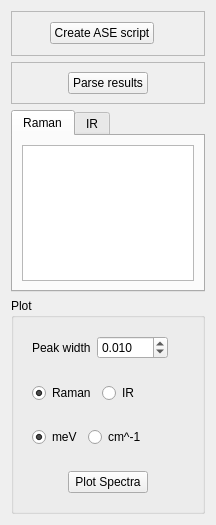
          <widget class="QWidget" name="page_3">
           <property name="geometry">
            <rect>
             <x>0</x>
             <y>0</y>
             <width>216</width>
             <height>525</height>
            </rect>
           </property>
           <attribute name="label">
            <string>Raman and IR (ASE)</string>
           </attribute>
           <layout class="QVBoxLayout" name="verticalLayout_69">
            <item>
             <widget class="QFrame" name="frame_127">
              <property name="frameShape">
               <enum>QFrame::StyledPanel</enum>
              </property>
              <property name="frameShadow">
               <enum>QFrame::Raised</enum>
              </property>
              <layout class="QHBoxLayout" name="horizontalLayout_131">
               <item>
                <spacer name="horizontalSpacer_84">
                 <property name="orientation">
                  <enum>Qt::Horizontal</enum>
                 </property>
                 <property name="sizeHint" stdset="0">
                  <size>
                   <width>106</width>
                   <height>25</height>
                  </size>
                 </property>
                </spacer>
               </item>
               <item>
                <widget class="QPushButton" name="FormASERamanAndIRscriptCreate">
                 <property name="text">
                  <string>Create ASE script</string>
                 </property>
                </widget>
               </item>
               <item>
                <spacer name="horizontalSpacer_85">
                 <property name="orientation">
                  <enum>Qt::Horizontal</enum>
                 </property>
                 <property name="sizeHint" stdset="0">
                  <size>
                   <width>118</width>
                   <height>25</height>
                  </size>
                 </property>
                </spacer>
               </item>
              </layout>
             </widget>
            </item>
            <item>
             <widget class="QFrame" name="frame_128">
              <property name="frameShape">
               <enum>QFrame::StyledPanel</enum>
              </property>
              <property name="frameShadow">
               <enum>QFrame::Raised</enum>
              </property>
              <layout class="QHBoxLayout" name="horizontalLayout_132">
               <item>
                <spacer name="horizontalSpacer_90">
                 <property name="orientation">
                  <enum>Qt::Horizontal</enum>
                 </property>
                 <property name="sizeHint" stdset="0">
                  <size>
                   <width>120</width>
                   <height>20</height>
                  </size>
                 </property>
                </spacer>
               </item>
               <item>
                <widget class="QPushButton" name="FormASERamanAndIRscriptParse">
                 <property name="text">
                  <string>Parse results</string>
                 </property>
                </widget>
               </item>
               <item>
                <spacer name="horizontalSpacer_91">
                 <property name="orientation">
                  <enum>Qt::Horizontal</enum>
                 </property>
                 <property name="sizeHint" stdset="0">
                  <size>
                   <width>120</width>
                   <height>20</height>
                  </size>
                 </property>
                </spacer>
               </item>
              </layout>
             </widget>
            </item>
            <item>
             <widget class="QTabWidget" name="tabWidget_8">
              <property name="currentIndex">
               <number>0</number>
              </property>
              <widget class="QWidget" name="tab_30">
               <attribute name="title">
                <string>Raman</string>
               </attribute>
               <layout class="QVBoxLayout" name="verticalLayout_84">
                <item>
                 <widget class="QPlainTextEdit" name="FormRamanSpectraText">
                  <property name="readOnly">
                   <bool>true</bool>
                  </property>
                 </widget>
                </item>
               </layout>
              </widget>
              <widget class="QWidget" name="tab_31">
               <attribute name="title">
                <string>IR</string>
               </attribute>
               <layout class="QVBoxLayout" name="verticalLayout_81">
                <item>
                 <widget class="QPlainTextEdit" name="FormIrSpectraText">
                  <property name="readOnly">
                   <bool>true</bool>
                  </property>
                 </widget>
                </item>
               </layout>
              </widget>
             </widget>
            </item>
            <item>
             <widget class="QGroupBox" name="groupBox_33">
              <property name="minimumSize">
               <size>
                <width>0</width>
                <height>0</height>
               </size>
              </property>
              <property name="title">
               <string>Plot</string>
              </property>
              <layout class="QVBoxLayout" name="verticalLayout_85">
               <item>
                <widget class="QFrame" name="frame_130">
                 <property name="frameShape">
                  <enum>QFrame::NoFrame</enum>
                 </property>
                 <property name="frameShadow">
                  <enum>QFrame::Raised</enum>
                 </property>
                 <property name="lineWidth">
                  <number>0</number>
                 </property>
                 <layout class="QHBoxLayout" name="horizontalLayout_124">
                  <item>
                   <widget class="QLabel" name="label_94">
                    <property name="text">
                     <string>Peak width</string>
                    </property>
                   </widget>
                  </item>
                  <item>
                   <widget class="QDoubleSpinBox" name="formGaussWidth">
                    <property name="decimals">
                     <number>3</number>
                    </property>
                    <property name="maximum">
                     <double>100.000000000000000</double>
                    </property>
                    <property name="singleStep">
                     <double>0.100000000000000</double>
                    </property>
                    <property name="value">
                     <double>0.010000000000000</double>
                    </property>
                   </widget>
                  </item>
                  <item>
                   <spacer name="horizontalSpacer_92">
                    <property name="orientation">
                     <enum>Qt::Horizontal</enum>
                    </property>
                    <property name="sizeHint" stdset="0">
                     <size>
                      <width>40</width>
                      <height>20</height>
                     </size>
                    </property>
                   </spacer>
                  </item>
                 </layout>
                </widget>
               </item>
               <item>
                <widget class="QFrame" name="frame_129">
                 <property name="frameShape">
                  <enum>QFrame::NoFrame</enum>
                 </property>
                 <property name="frameShadow">
                  <enum>QFrame::Raised</enum>
                 </property>
                 <property name="lineWidth">
                  <number>0</number>
                 </property>
                 <layout class="QHBoxLayout" name="horizontalLayout_133">
                  <item>
                   <widget class="QRadioButton" name="form_raman_radio">
                    <property name="text">
                     <string>Raman</string>
                    </property>
                    <property name="checked">
                     <bool>true</bool>
                    </property>
                   </widget>
                  </item>
                  <item>
                   <widget class="QRadioButton" name="radioButton_7">
                    <property name="text">
                     <string>IR</string>
                    </property>
                   </widget>
                  </item>
                  <item>
                   <spacer name="horizontalSpacer_96">
                    <property name="orientation">
                     <enum>Qt::Horizontal</enum>
                    </property>
                    <property name="sizeHint" stdset="0">
                     <size>
                      <width>40</width>
                      <height>20</height>
                     </size>
                    </property>
                   </spacer>
                  </item>
                 </layout>
                </widget>
               </item>
               <item>
                <widget class="QFrame" name="frame_132">
                 <property name="frameShape">
                  <enum>QFrame::NoFrame</enum>
                 </property>
                 <property name="frameShadow">
                  <enum>QFrame::Raised</enum>
                 </property>
                 <property name="lineWidth">
                  <number>0</number>
                 </property>
                 <layout class="QHBoxLayout" name="horizontalLayout_136">
                  <item>
                   <widget class="QRadioButton" name="form_spectra_mev_radio">
                    <property name="text">
                     <string>meV</string>
                    </property>
                    <property name="checked">
                     <bool>true</bool>
                    </property>
                   </widget>
                  </item>
                  <item>
                   <widget class="QRadioButton" name="radioButton_8">
                    <property name="text">
                     <string>cm^-1</string>
                    </property>
                   </widget>
                  </item>
                  <item>
                   <spacer name="horizontalSpacer_95">
                    <property name="orientation">
                     <enum>Qt::Horizontal</enum>
                    </property>
                    <property name="sizeHint" stdset="0">
                     <size>
                      <width>194</width>
                      <height>20</height>
                     </size>
                    </property>
                   </spacer>
                  </item>
                 </layout>
                </widget>
               </item>
               <item>
                <widget class="QFrame" name="frame_133">
                 <property name="frameShape">
                  <enum>QFrame::NoFrame</enum>
                 </property>
                 <property name="frameShadow">
                  <enum>QFrame::Raised</enum>
                 </property>
                 <layout class="QHBoxLayout" name="horizontalLayout_135">
                  <item>
                   <spacer name="horizontalSpacer_93">
                    <property name="orientation">
                     <enum>Qt::Horizontal</enum>
                    </property>
                    <property name="sizeHint" stdset="0">
                     <size>
                      <width>108</width>
                      <height>20</height>
                     </size>
                    </property>
                   </spacer>
                  </item>
                  <item>
                   <widget class="QPushButton" name="FormASERamanAndIRscriptPlot">
                    <property name="text">
                     <string>Plot Spectra</string>
                    </property>
                   </widget>
                  </item>
                  <item>
                   <spacer name="horizontalSpacer_94">
                    <property name="orientation">
                     <enum>Qt::Horizontal</enum>
                    </property>
                    <property name="sizeHint" stdset="0">
                     <size>
                      <width>108</width>
                      <height>20</height>
                     </size>
                    </property>
                   </spacer>
                  </item>
                 </layout>
                </widget>
               </item>
              </layout>
             </widget>
            </item>
           </layout>
          </widget>
